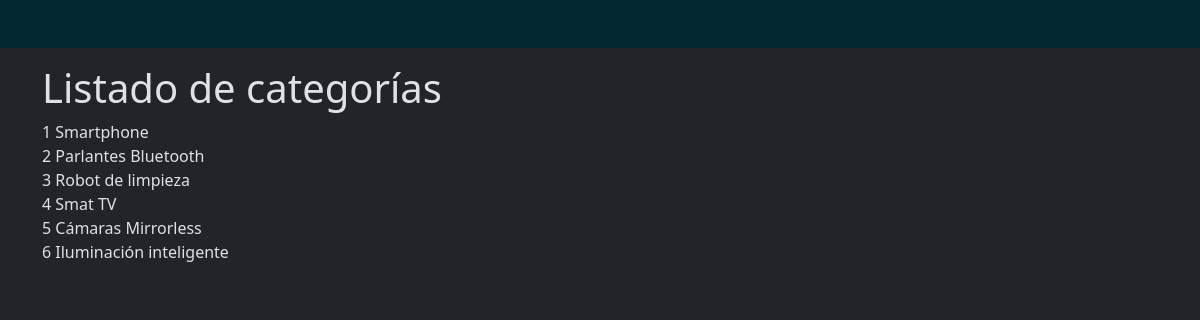
The app's page /curso/clase5/listar-categorias.php with its own data.
### tables this page shows
CREATE TABLE `categorias` (
  `idCategoria` tinyint unsigned NOT NULL AUTO_INCREMENT,
  `catNombre` varchar(45) NOT NULL,
  PRIMARY KEY (`idCategoria`),
  UNIQUE KEY `categorias_catnombre_unique` (`catNombre`)
);

### curso/clase5/listar-categorias.php (the view)
<?php
    include '../layouts/header.php';
    $link = mysqli_connect(
            'localhost',
            'root',
            'root',
            'catalogo72630'
    );
    $sql = "SELECT * FROM categorias
                ORDER BY idCategoria";
    $resultado = mysqli_query( $link, $sql );
?>
    <main class="container py-3">
        <h1>Listado de categorías</h1>
<?php
    while( $categoria = mysqli_fetch_assoc($resultado) ) {
        echo $categoria['idCategoria'], ' ', $categoria['catNombre'], '<br>';
    }
?>
    </main>
<?php
include '../layouts/footer.php';

### curso/layouts/header.php (shortened to what this page needs)
<!doctype html>
<html lang="en" data-bs-theme="dark">
<head>
    <link href="https://cdn.jsdelivr.net/npm/bootstrap@5.3.3/dist/css/bootstrap.min.css" rel="stylesheet">
</head>
<body>
    <header class="p-4 bg-info-subtle"></header>

### curso/layouts/footer.php
</body>
</html>

### records on screen
categorias: idCategoria "1", catNombre "Smartphone"
categorias: idCategoria "2", catNombre "Parlantes Bluetooth"
categorias: idCategoria "3", catNombre "Robot de limpieza"
categorias: idCategoria "4", catNombre "Smat TV"
categorias: idCategoria "5", catNombre "Cámaras Mirrorless"
categorias: idCategoria "6", catNombre "Iluminación inteligente"
